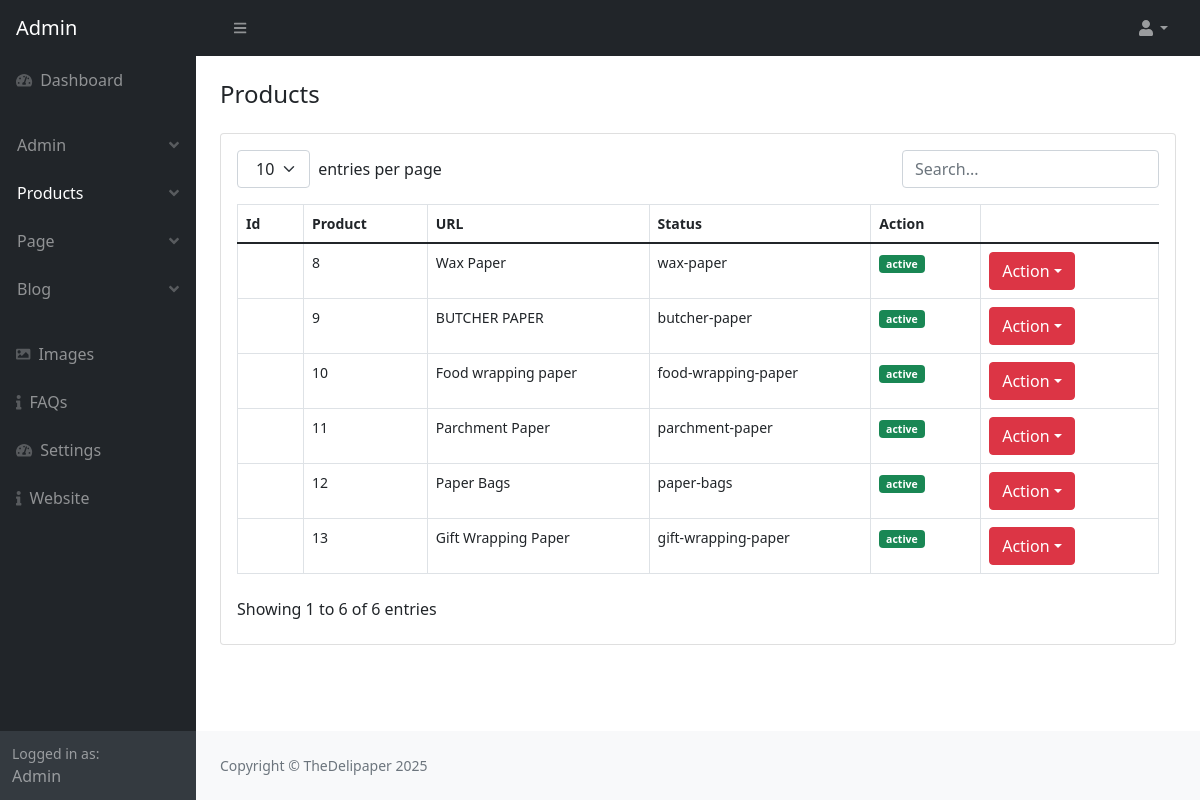
Page /admin/product_view.php (signed in) on the committed database.
### tables this page shows
CREATE TABLE `product` (
  `product_id` int(11) NOT NULL AUTO_INCREMENT,
  `product_name` varchar(255) NOT NULL,
  `product_url` varchar(255) DEFAULT NULL,
  `product_short_description` text NOT NULL,
  `product_content` text DEFAULT NULL,
  `product_thumbnail` varchar(255) DEFAULT NULL,
  `product_image1` varchar(500) NOT NULL,
  `product_image2` varchar(500) NOT NULL,
  `product_meta_title` varchar(255) DEFAULT NULL,
  `product_meta_description` text DEFAULT NULL,
  `product_meta_keywords` text DEFAULT NULL,
  `product_status` enum('active','inactive') DEFAULT 'active',
  `created_at` timestamp NOT NULL DEFAULT current_timestamp(),
  `updated_at` timestamp NOT NULL DEFAULT current_timestamp() ON UPDATE current_timestamp(),
  `product_index` varchar(255) NOT NULL,
  PRIMARY KEY (`product_id`)
);

CREATE TABLE `setting` (
  `setting_id` int(11) NOT NULL AUTO_INCREMENT,
  `website_title` varchar(500) NOT NULL,
  `website_url` varchar(500) NOT NULL,
  `website_logo` varchar(500) NOT NULL,
  `website_favicon` varchar(500) NOT NULL,
  `website_head_code` text NOT NULL,
  `ad_code_one` text NOT NULL,
  `ad_code_two` text NOT NULL,
  `ad_code_three` text NOT NULL,
  `footer_text` text NOT NULL,
  `facebook` varchar(255) NOT NULL,
  `twitter` varchar(255) NOT NULL,
  `instagram` varchar(25) NOT NULL,
  `pinterest` varchar(255) NOT NULL,
  PRIMARY KEY (`setting_id`)
);

### admin/product_view.php (the view, shortened to what this page needs)
<?php
$page = "product";
require_once('parts/top.php'); ?>
</head>
<body class="sb-nav-fixed">
    <?php require_once('parts/navbar.php'); ?>
    <div id="layoutSidenav">
        <?php require_once('parts/sidebar.php'); ?>
        <div id="layoutSidenav_content" class="">
            <main class="">
                <div class="container-fluid  px-4">
                    <div class="page-header">
                        <div class="col-12 mt-4 mb-4">
                            <h4 class="mb-3">Products</h4>
                        </div>
                    </div>
                    <div class="card mb-3 bg-white">
                        <div class="card-body ">
                            <table id="datatablesSimple" class="table table-hover table-sm table-responsive">
                                <thead>
                                    <tr>
                                        <th>Id</th>
                                        <th>Product</th>
                                        <th>URL</th>
                                        <th>Status</th>
                                        <th>Action</th>
                                    </tr>
                                </thead>
                                <tbody>
                                    <?php
                                    require_once('parts/db.php');
                                    $select = "SELECT * FROM product";
                                    $run = mysqli_query($conn, $select);
                                    while ($row = mysqli_fetch_array($run)) {
                                        $product_id = $row['product_id'];
                                        $product_name = $row['product_name'];
                                        $product_url = $row['product_url'];
                                        $product_status = $row['product_status'];
                                        $product_thumbnail = $row['product_thumbnail'];
                                        if ($product_status == "active") {
                                            $color = "success";
                                        } else if ($product_status == "inactive") {
                                            $color = "danger";
                                        }
                                    ?>
                                    <tr>
                                        <td><img src="assets/img/<?php echo $product_thumbnail;?>" height="35px" alt="">
                                        </td>
                                        <td><?php echo $product_id; ?></td>
                                        <td><?php echo $product_name; ?></td>
                                        <td><?php echo $product_url; ?></td>
                                        <td>
                                            <span
                                                class="badge bg-<?php echo $color; ?>"><?php echo $product_status; ?></span>
                                        </td>
                                        <td>
                                            <ul class="navbar-nav ms-auto ms-md-0 me-3 me-lg-4">
                                                <li class="nav-item dropdown">
                                                    <button class="btn btn-danger dropdown-toggle" id="navbarDropdown"
                                                        href="#" role="button" data-bs-toggle="dropdown"
                                                        aria-expanded="false">Action</i></button>
                                                </li>
                                            </ul>
                                        </td>
                                    </tr>
                                    <?php    } ?>
                                </tbody>
                            </table>
                        </div>
                    </div>
            </main>
            <?php require_once('parts/footer.php'); ?>
        </div>
    </div>
</body>
</html>

### admin/parts/sidebar.php (shortened to what this page needs)
<div id="layoutSidenav_nav">
    <nav class="sb-sidenav accordion sb-sidenav-dark" id="sidenavAccordion">
        <div class="sb-sidenav-menu">
            <div class="nav">
                <?php
                       if ($admin_role == "admin") {
                       ?>
                <a class="nav-link" href="index.php">
                    <div class="sb-nav-link-icon"><i class="fas fa-tachometer-alt"></i></div>
                    Dashboard
                </a>
                <?php }?>
                <ul class="navbar-nav p-3 btn ">
                    <?php
                       if ($admin_role == "admin") {
                       ?>
                    <li class="nav-item  dropdown">
                        <a class="nav-link <?php if ($page == "admin") {
                                                   echo "active";
                                               } ?> dropdown " id="navbarDropdown" href="#" role="button"
                            data-bs-toggle="dropdown" aria-expanded="false">Admin<div
                                class="sb-sidenav-collapse-arrow"><i class="fas fa-angle-down"></i></div></a>
                    </li>
                    <li class="nav-item dropdown">
                        <a class="nav-link <?php if ($page == "product") {
                                                   echo "active";
                                               } ?> dropdown " id="navbarDropdown" href="#" role="button"
                            data-bs-toggle="dropdown" aria-expanded="false">Products<div
                                class="sb-sidenav-collapse-arrow"><i class="fas fa-angle-down"></i></div></a>
                    </li>
                    <li class="nav-item dropdown">
                        <a class="nav-link <?php if ($page == "page") {
                                                   echo "active";
                                               } ?> dropdown " id="navbarDropdown" href="#" role="button"
                            data-bs-toggle="dropdown" aria-expanded="false">Page<div
                                class="sb-sidenav-collapse-arrow"><i class="fas fa-angle-down"></i></div></a>
                    </li>
                    <?php } ?>
                    <li class="nav-item dropdown">
                        <a class="nav-link <?php if ($page == "post") {
                                               echo "active";
                                           } ?> dropdown" id="navbarDropdown" href="#" role="button"
                            data-bs-toggle="dropdown" aria-expanded="false">Blog<div
                                class="sb-sidenav-collapse-arrow"><i class="fas fa-angle-down"></i></div></a>
                    </li>
                </ul>
                <a class="nav-link <?php if ($page == "image") {
                                       echo "active";
                                   } ?>" href="image_add.php">
                    <div class="sb-nav-link-icon"><i class="fas fa-image"></i></div>
                    Images
                </a>
                <?php
                   if ($admin_role == "admin") {
                   ?>
                <a class="nav-link <?php if ($page == "faq") {
                                           echo "active";
                                       } ?>" href="faq.php">
                    <div class="sb-nav-link-icon"><i class="fas fa-info"></i></div>
                    FAQs
                </a>
                <a class="nav-link <?php if ($page == "setting") {
                                           echo "active";
                                       } ?>" href="setting.php">
                    <div class="sb-nav-link-icon"><i class="fas fa-tachometer-alt"></i></div>
                    Settings
                </a>
                <a class="nav-link" href="../index.php">
                    <div class="sb-nav-link-icon"><i class="fas fa-info"></i></div>
                    Website
                </a>
                <?php } ?>
            </div>
        </div>
        <div class="sb-sidenav-footer">
            <div class="small">Logged in as:</div>
            <?php echo ucfirst($admin_name); ?>
        </div>
    </nav>
</div>

### admin/parts/footer.php
<footer class="py-4 bg-light mt-auto">
    <div class="container-fluid px-4">
        <div class="d-flex align-items-center justify-content-between small">
            <div class="text-muted">Copyright &copy; <?php echo $website_title; ?> <?php echo  date("Y"); ?></div>
        </div>
    </div>
</footer>

### rows in the picture
product: product_id "8", product_name "Wax Paper", product_url "wax-paper", product_status "active"
product: product_id "9", product_name "BUTCHER PAPER", product_url "butcher-paper", product_status "active"
product: product_id "10", product_name "Food wrapping paper", product_url "food-wrapping-paper", product_status "active"
product: product_id "11", product_name "Parchment Paper", product_url "parchment-paper", product_status "active"
product: product_id "12", product_name "Paper Bags", product_url "paper-bags", product_status "active"
product: product_id "13", product_name "Gift Wrapping Paper", product_url "gift-wrapping-paper", product_status "active"
setting: website_title "TheDelipaper"

### other values in the picture
$admin_name "Admin"
